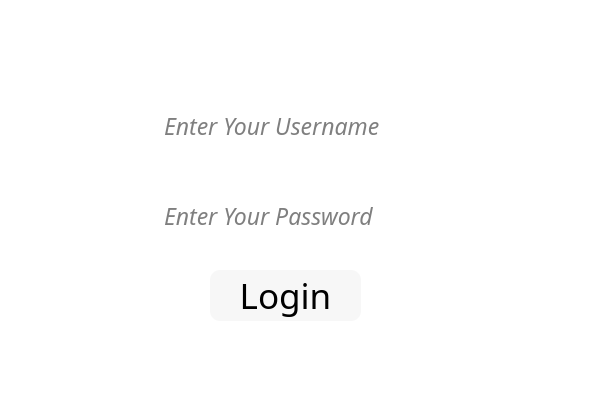
<?xml version="1.0" encoding="UTF-8"?>
<ui version="4.0">
 <class>Form</class>
 <widget class="QWidget" name="Form">
  <property name="geometry">
   <rect>
    <x>0</x>
    <y>0</y>
    <width>610</width>
    <height>419</height>
   </rect>
  </property>
  <property name="windowTitle">
   <string>Form</string>
  </property>
  <widget class="QFrame" name="frame">
   <property name="geometry">
    <rect>
     <x>0</x>
     <y>0</y>
     <width>611</width>
     <height>421</height>
    </rect>
   </property>
   <property name="styleSheet">
    <string notr="true">* {
	background: rgb(255,255,255);
	font-size: 15px;
	font-family: sans-serif;
}
QFrame {
	border: solid 1px rgba(0,0,0);
	background-image: url(:/loginbg/computerlogin.png);
}
QLineEdit {
	color: #000000;
	font-size: 23px;
	font-style: Italic bold;
	border-style: outset;
	border-radius: 10px;
	border: 2px solid rgba(255,255,255, 0.2); 
}
QPushButton {
	font-size: 35px;
	font-style: bold;
	background: #F7F7F7;
	border-style: outset;
	border-radius: 10px;
}
QPushButton:pressed {
	background-color: white;
	border-style: inset;
}
QCheckBox {
	
	color: white;
}
QLabel {
	background: rgba(85,170,255,0);
	color: white;
	font-style: Italic bold;
	font-size: 15px;
}</string>
   </property>
   <property name="frameShape">
    <enum>QFrame::StyledPanel</enum>
   </property>
   <property name="frameShadow">
    <enum>QFrame::Raised</enum>
   </property>
   <widget class="QPushButton" name="buttonLogin">
    <property name="geometry">
     <rect>
      <x>210</x>
      <y>270</y>
      <width>151</width>
      <height>51</height>
     </rect>
    </property>
    <property name="text">
     <string>Login</string>
    </property>
   </widget>
   <widget class="QLineEdit" name="inputUsername">
    <property name="geometry">
     <rect>
      <x>160</x>
      <y>100</y>
      <width>271</width>
      <height>51</height>
     </rect>
    </property>
    <property name="placeholderText">
     <string>Enter Your Username</string>
    </property>
   </widget>
   <widget class="QLineEdit" name="inputPassword">
    <property name="geometry">
     <rect>
      <x>160</x>
      <y>190</y>
      <width>271</width>
      <height>51</height>
     </rect>
    </property>
    <property name="echoMode">
     <enum>QLineEdit::Password</enum>
    </property>
    <property name="placeholderText">
     <string>Enter Your Password</string>
    </property>
   </widget>
  </widget>
 </widget>
 <resources>
  <include location="../qrc/loginbg.qrc"/>
  <include location="../qrc/loginbg.qrc"/>
 </resources>
 <connections/>
</ui>
